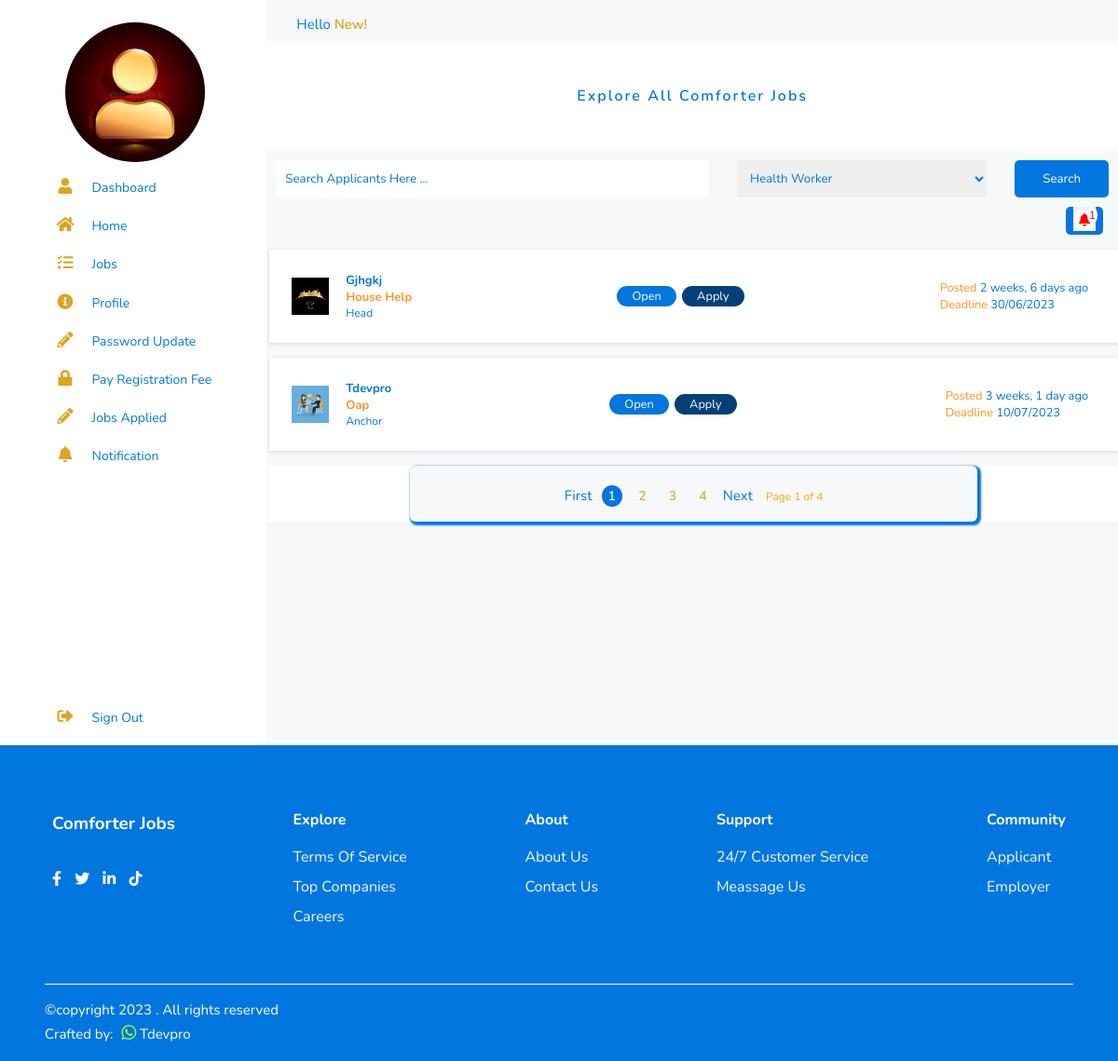
The page /applicants/all-jobs (signed in) on the database its author committed.
### applicants/models.py (models this page shows, shortened)
class General_Information(models.Model):#createprofile
    user = models.OneToOneField(User, on_delete=models.CASCADE, blank=True, null=True)
    first_name = models.CharField(max_length=100)
    middle_name = models.CharField(max_length=100)
    last_name = models.CharField(max_length=100)
    nationality = models.CharField(max_length=250)
    mobile_number = models.CharField(max_length=11)
    home_number = models.CharField(max_length=11)
    current_address = models.CharField(max_length=250)
    nearest_bus_stop = models.CharField(max_length=250)
    landmark = models.CharField(max_length=250)
    current_city = models.CharField(max_length=250)
    current_state = models.CharField(max_length=250)
    qualification = models.CharField(max_length=250)
    date_of_birth = models.CharField(max_length=250)
    gender = models.CharField(max_length=250)
    image = models.ImageField(upload_to='profile', default='profile/avatar.jpg')
    state_of_origin = models.CharField(max_length=250)
    local_gov_area = models.CharField(max_length=250)
    parents_address = models.CharField(max_length=250)
    parents_phone_number = models.CharField(max_length=250)
    name_of_your_village = models.CharField(max_length=250)
    family_compound_name  = models.CharField(max_length=250)
    marital_status = models.CharField(max_length=250)
    complete = models.BooleanField(default = False)
    class Meta:
        db_table = 'general_information'
        managed = True
        verbose_name = 'General_Information'
        verbose_name_plural = 'General_Information'

### employers/models.py (models this page shows, shortened)
class Job_Post(models.Model):
    employer_profile = models.ForeignKey(Employer_Profile,blank=True, null=True, on_delete=models.CASCADE)
    employer_name = models.CharField(max_length=50, blank=True, null=True)
    employ_logo = models.ImageField(upload_to='employer_profile',  blank=True, null=True)
    category = models.ForeignKey(Category, blank=True, null=True, on_delete=models.CASCADE)
    job = models.CharField(max_length=250)
    num_alpha = models.CharField(max_length=250,  blank=True, null=True)
    slug = models.SlugField(blank=True, null=True,  unique=True)
    role = models.CharField(max_length=250)
    requirement = models.CharField(max_length=250)
    probabtion = models.CharField(max_length=250)
    location = models.CharField(max_length=250)
    additional_skills = models.CharField(max_length=250)
    employer_terms = models.TextField()
    job_description = models.TextField()
    publish = models.BooleanField(default=True)
    publish_date = models.DateTimeField(auto_now_add=True)
    job_updated = models.DateTimeField(auto_now=False, auto_now_add=False, blank=True, null=True)
    deadline = models.CharField(max_length=250)
    job_open = models.BooleanField(default=True)
    job_open_date = models.DateTimeField(auto_now_add=True, blank=True, null=True)
    job_closed = models.BooleanField(default=False)
    job_closed_date = models.DateTimeField(auto_now=False, auto_now_add=False, blank=True, null=True)
    class Meta:
        db_table = 'job_post'
        managed = True
        verbose_name = 'Job_Post'
        verbose_name_plural = 'Job_Posts'

class Employer_Profile(models.Model):
    user = models.OneToOneField(User, on_delete=models.CASCADE, blank=True, null=True)
    company_name = models.CharField(max_length=250)
    slug = models.SlugField(blank=True, null=True,  unique=True)
    address = models.CharField(max_length=250)
    city = models.CharField(max_length=250)
    state = models.CharField(max_length=250)
    phone = models.CharField(max_length=20)
    website = models.URLField(default='', blank=True, null=True)
    employer_logo = models.ImageField(upload_to='employer_profile', default='employer_profile/company.png')
    about_us = models.TextField()
    complete = models.BooleanField(default = False)
    class Meta:
        db_table = 'profile'
        managed = True
        verbose_name = 'Profile'
        verbose_name_plural = 'Profiles'

### createdby/models.py (models this page shows, shortened)
class CreatedBy(models.Model):
    copyright_year = models.CharField(max_length=4, blank=True, null=True)
    crafted_by = models.CharField(max_length=250, default='')
    crafted_by_whatsapp = models.CharField(max_length=250, default='', blank=True, null=True)
    crafted_by_website = models.URLField(default='', blank=True, null=True)
    class Meta:
        db_table = 'createdby'
        managed = True
        verbose_name = 'CreatedBy'
        verbose_name_plural = 'CreatedBys'

### applicants/views.py (the view)
# urls.py: path('all-jobs', DisplayAllJobs.as_view(), name='applicant_all_jobs'),
class DisplayAllJobs(LoginRequiredMixin, View):
    login_url = 'accounts:applicantsignin'
    def get(self, request):
        createdby = CreatedBy.objects.get(pk=1)
        category = Category.objects.all()
        profile = General_Information.objects.get(user = request.user)
        alljob = Job_Post.objects.all().filter(job_open=True, publish=True).order_by('-id')
        p = Paginator(alljob, 2)
        page = request.GET.get('page')
        alljobs = p.get_page(page)
        notice_count = Job_Apply.objects.filter(general_information = profile, shortlisted=True, applied=True)
        notice_counter = 0
        for item in notice_count:
            notice_counter += item.notice
        return render(request, 'applicant_all_jobs.html',{
            'category': category,
            'profile': profile,
            'createdby': createdby,
            'alljobs': alljobs,
            'notice_counta': notice_counter,
        })

### home/templatetags/simple_tags.py (called while the page is built)
@register.simple_tag()
def intralink(main, link):
    return reverse(main) + '#' + link

### applicants/templates/applicant_all_jobs.html (shortened to what this page needs)
{% extends 'base.html' %}
{% load humanize %}
{% block content %}
    <div class="employerr">
        <div class="container">
            {% include 'sidebar.html' %}
            <section class="main newmainn">
                <p class="jop"> Hello <span>{{profile.first_name|title}}!</span></p>
                <div class="main_top">
                    <p>explore all comforter jobs</p>
                </div>
                {% include 'applicant_search.html' %}
                <div class="main_body">
                    <section class="job-list" id="jobs">
                        {% include 'notice.html' %}
                        {% if alljobs %}
                            {% for job in alljobs %}
                                <div class="job-card">
                                    <div class="job-name">
                                        <img src="{{job.employer_profile.employer_logo.url}}" class="job-profile">
                                        <div class="job-detail">
                                            <h4>{{job.employer_profile.company_name|title}}</h4>
                                            <h3>{{job.job|title}}</h3>
                                            <p>{{job.role|title}}</p>
                                        </div>
                                    </div>
                                    <div class="job-label">
                                        {% if job.job_open %}
                                            <a href="" class="label-b">open</a>
                                            <a href="{% url 'applicants:applicant_job' job.slug %}" class="label-c">apply</a>
                                        {% else %}
                                            <a  class="label-a">closed</a>
                                        {% endif %}
                                    </div>
                                    <div class="job-posted">
                                        <span>posted</span>  {{job.publish_date|naturaltime}}  <br>
                                        <span>deadline</span>  {{job.deadline}}
                                    </div>
                                </div>
                            {% endfor %}
                            {% include 'applicant_pagination.html' %}
                        {% else %}
                        <h2>Jobs are not available at the moment</h2>
                        {% endif %}
                    </section>
                </div>
            </section>
        </div>
    </div>
{% endblock content %}
{% block footer %} {% include 'footer.html' %} {% endblock footer %}

### applicants/templates/sidebar.html
<nav>
    <div class="enavbar">
        <div class="newlogo">
            <img src="{{profile.image.url}}" alt="">
        </div>
        <ul>
            <li>
                <a href="{% url 'applicants:applicant_dashboard' %}">
                    <i class="fa fa-user" aria-hidden="true"></i>
                    <span class="nav_item">dashboard</span>
                </a>
            </li>
            <li>
                <a href="{% url 'index' %}">
                    <i class="fa fa-home" aria-hidden="true"></i>
                    <span class="nav_item">home</span>
                </a>
            </li>
            <li>
                <a href="{% url 'applicants:applicant_all_jobs' %}">
                    <i class="fa fa-tasks" aria-hidden="true"></i>
                    <span class="nav_item">jobs</span>
                </a>
            </li>
            <li>
                <a href="{% url 'applicants:profile_update' %}">
                    <i class="fa fa-info-circle" aria-hidden="true"></i>
                    <span class="nav_item">profile</span>
                </a>
            </li>
            <li>
                <a href="{% url 'applicants:applicant_password' %}">
                    <i class="fa fa-pencil-alt" aria-hidden="true"></i>
                    <span class="nav_item">password update</span>
                </a>
            </li>
            <li>
                <a href="{% url 'applicants:applicant_payment' %}">
                    <i class="fa fa-lock" aria-hidden="true"></i>
                    <span class="nav_item">pay registration fee</span>
                </a>
            </li>
            <li>
                <a href="{% url 'applicants:applicant_job_applied' %}">
                    <i class="fa fa-pencil-alt" aria-hidden="true"></i>
                    <span class="nav_item">jobs applied</span>
                </a>
            </li>
            <li>
                <a href="{% url 'applicants:applicant_jobs_selected' %}">
                    <i class="fa fa-bell" aria-hidden="true"></i>
                    <span class="nav_item">notification</span>
                </a>
            </li>
            <li>
                <a href="{% url 'accounts:signout' %}" class="signout">
                    <i class="fa fa-sign-out-alt" aria-hidden="true"></i>
                    <span class="nav_item">sign out</span>
                </a>
            </li>
        </ul>
    </div>
</nav>

### home/templates/footer.html (shortened to what this page needs)
{% load simple_tags %}
    <div class="footer-section">
        <div class="footer">
            <div class="footer-wrapper">
                <h3>comforter jobs</h3>
                <div class="social-media">
                    <a href="#"><i class="fab fa-facebook-f"></i></a>
                    <a href="#"><i class="fab fa-twitter"></i></a>
                    <a href="#"><i class="fab fa-linkedin-in"></i></a>
                    <a href="#"><i class="fab fa-tiktok"></i></a>
                </div>
            </div>
            <div class="footer-wrapper">
                <h4>explore</h4>
                <a>terms of service</a>
                <a href="{% intralink 'index' 'companies' %}">top companies</a>
                <a href="{% url 'accounts:applicantsignup' %}">careers</a>
            </div>
            <div class="footer-wrapper">
                <h4>about</h4>
                <a href="{% intralink 'index' 'about' %}">about us</a>
                <a href="{% intralink 'index' 'contact' %}">contact us</a>
            </div>
            <div class="footer-wrapper">
                <h4>support</h4>
                <a>24/7 customer service</a>
                <a>meassage us</a>
            </div>
            <div class="footer-wrapper">
                <h4>community</h4>
                <a href="{% url 'accounts:applicantsignup' %}">applicant</a>
                <a href="{% url 'accounts:employersignup' %}">employer</a>
            </div>
        </div>
        <div class="copyright">
            <hr>
            <p>&copy;copyright {{createdby.copyright_year}} {{home.name}}. All rights reserved</p>
            <p>Crafted by:
                <a href="#"><span class="whats"><i class="fab fa-whatsapp" aria-hidden="true"></i></span></a>
                {{createdby.crafted_by}}
            </p>
        </div>
    </div>

### rows shown on the page
General_Information: image (placeholder picture), first_name "New"
Job_Post: employer_profile.employer_logo (picture), employer_profile.company_name "Gjhgkj", job "House Help", role "Head", job_open "Open", publish_date "2 weeks, 6 days ago", deadline "30/06/2023"
Job_Post: employer_profile.employer_logo (picture), employer_profile.company_name "Tdevpro", job "Oap", role "Anchor", job_open "Open", publish_date "3 weeks, 1 day ago", deadline "10/07/2023"
CreatedBy: copyright_year "2023", crafted_by "Tdevpro"

### other values the page prints
{{ notice_counta }} "1"
{{ item }} "1"
{{ item }} "2" "3" "4"
{{ alljobs.number }} "1"
{{ alljobs.paginator.num_pages }} "4"
form field searchbar2 "Health Worker"
